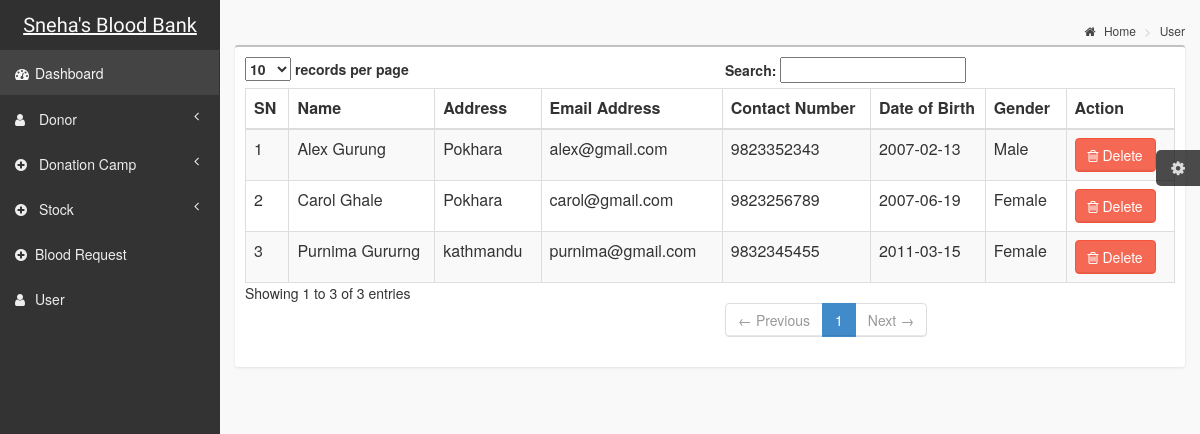
The page /admin/view_user.php on the database its author committed.
### tables this page shows
CREATE TABLE `registers` (
  `id` int(11) NOT NULL,
  `name` varchar(255) NOT NULL,
  `address` varchar(255) NOT NULL,
  `email` varchar(255) NOT NULL,
  `contact` varchar(255) NOT NULL,
  `date_of_birth` date NOT NULL,
  `gender` varchar(255) NOT NULL,
  `username` varchar(255) NOT NULL,
  `user_type` varchar(255) NOT NULL,
  `password` varchar(255) NOT NULL
);

### admin/view_user.php (the view, shortened to what this page needs)
<?php
include 'header.php';
include 'sidebar.php';
$user=$connection->prepare("SELECT * FROM registers WHERE user_type='user'");
$user ->execute();
?>
            <aside class="right-side">
            <section class="content-header">
                 <ol class="breadcrumb">
                        <li><a href="#"><i class="fa fa-home"></i> Home</a></li>
                        <li><a href="#">User</a></li>
                    </ol>
            </section>
                <section class="content">
                    <div class="row">
                        <div class="col-xs-12">
                            <div class="box">
                                <div class="box-body table-responsive">
                                    <table id="example1" class="table table-bordered table-striped">
                                        <thead>
                                        <tr>
                                            <th>SN</th>
                                            <th>Name</th>
                                            <th>Address</th>
                                            <th>Email Address</th>
                                            <th>Contact Number</th>
                                            <th>Date of Birth</th>
                                            <th>Gender</th>
                                            <th>Action</th>
                                        </tr>
                                        </thead>
                                        <?php
                                        $sn=1;
                                        foreach ($user as $row) {
                                        ?>
                                        <tr>
                                            <td><?php echo $sn++;?></td>
                                            <td><?php echo $row['name'];?></td>
                                            <td><?php echo $row['address'];?></td>
                                            <td><?php echo $row['email'];?></td>
                                            <td><?php echo $row['contact'];?></td>
                                            <td><?php echo $row['date_of_birth'];?></td>
                                            <td><?php echo $row['gender'];?></td>
                                            <td>
                                        <a href="#confirmation<?= $row['id'];?>" class="btn btn-danger" data-toggle="modal"><i class="fa fa-trash-o"></i> Delete</a>
                                    </td>
                                </tr>
                                        <?php
                                            }
                                        ?>
                                    </table>
                                </div>
                            </div>
                        </div>
                    </div>
                </section>
            </aside>

### css/AdminLTE.css (style rules this page uses)
html, body { overflow-x: hidden!important; font-family: 'Source Sans Pro', sans-serif; -webkit-font-smoothing: antialiased; min-height: 100%; background: #f9f9f9; }
a { color: #3c8dbc; }
.right-side, .left-side { min-height: 100%; display: block; }
.right-side { background-color: #f9f9f9; margin-left: 220px; }
.content { padding: 20px 15px; background: #f9f9f9; }
.table-striped > tbody > tr:nth-child(odd) > td, .table-striped > tbody > tr:nth-child(odd) > th { background-color: #f3f4f5; }
.right-side > .content-header { position: relative; padding: 15px 15px 10px 20px; }
.right-side > .content-header > .breadcrumb { float: right; background: transparent; margin-top: 0px; margin-bottom: 0; font-size: 12px; padding: 7px 5px; position: absolute; top: 15px; right: 10px; -webkit-border-radius: 2px; -moz-border-radius: 2px; border-radius: 2px; }
.right-side > .content-header > .breadcrumb > li > a { color: #444; text-decoration: none; }
.right-side > .content-header > .breadcrumb > li > a > .fa, .right-side > .content-header > .breadcrumb > li > a > .glyphicon, .right-side > .content-header > .breadcrumb > li > a > .ion { margin-right: 5px; }
.right-side > .content-header > .breadcrumb > li + li:before { content: '>\00a0'; }
.box { position: relative; background: #ffffff; border-top: 2px solid #c1c1c1; margin-bottom: 20px; -webkit-border-radius: 3px; -moz-border-radius: 3px; border-radius: 3px; width: 100%; box-shadow: 0px 1px 3px rgba(0, 0, 0, 0.1); }
.box .box-body { padding: 10px; -webkit-border-top-left-radius: 0; -webkit-border-top-right-radius: 0; -webkit-border-bottom-right-radius: 3px; -webkit-border-bottom-left-radius: 3px; -moz-border-radius-topleft: 0; -moz-border-radius-topright: 0; -moz-border-radius-bottomright: 3px; -moz-border-radius-bottomleft: 3px; border-top-left-radius: 0; border-top-right-radius: 0; border-bottom-right-radius: 3px; border-bottom-left-radius: 3px; }
.box .box-body .table { margin-bottom: 0; }
.btn { font-weight: 500; -webkit-border-radius: 3px; -moz-border-radius: 3px; border-radius: 3px; border: 1px solid transparent; -webkit-box-shadow: inset 0px -2px 0px 0px rgba(0, 0, 0, 0.09); -moz-box-shadow: inset 0px -2px 0px 0px rgba(0, 0, 0, 0.09); box-shadow: inset 0px -1px 0px 0px rgba(0, 0, 0, 0.09); }
.btn.btn-danger { background-color: #f56954; border-color: #f4543c; }
.skin-black .right-side > .content-header { background: transparent; box-shadow: none; }

### rows shown on the page
registers: name "Alex Gurung", address "Pokhara", email "alex@gmail.com", contact "9823352343", date_of_birth "2007-02-13", gender "Male"
registers: name "Carol Ghale", address "Pokhara", email "carol@gmail.com", contact "9823256789", date_of_birth "2007-06-19", gender "Female"
registers: name "Purnima Gururng", address "kathmandu", email "purnima@gmail.com", contact "9832345455", date_of_birth "2011-03-15", gender "Female"
